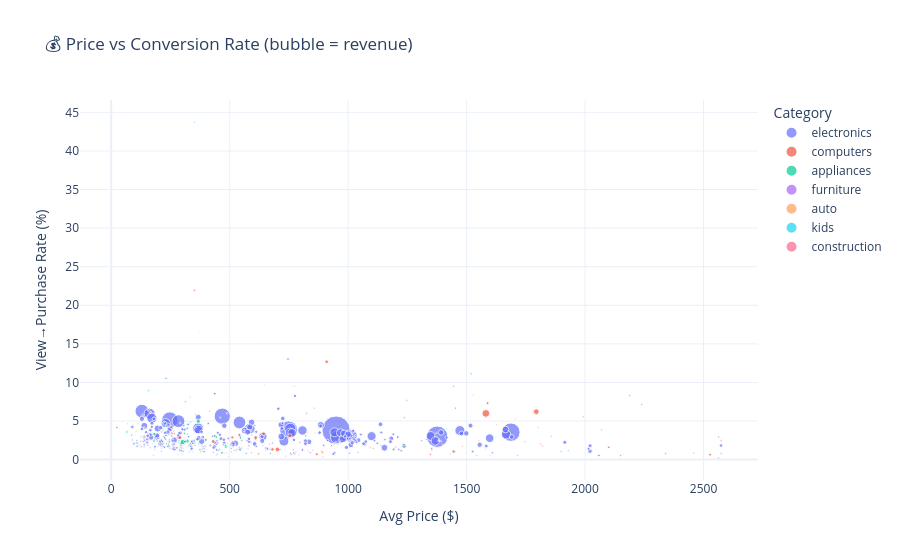

The code cell stored with this chart in its notebook:
### Code cell
# ============================================================
# STEP 3C - Price vs Conversion scatter (product level)
# Business Q: Do cheaper products convert better?
# ============================================================

df_scatter = read_sql("""
    SELECT
        product_id,
        brand,
        category_l1,
        avg_price,
        views,
        purchases,
        total_revenue,
        view_to_purchase_rate
    FROM vw_product_performance
    WHERE views  >= 10
      AND purchases >= 1
      AND category_l1 != 'unknown'
    ORDER BY total_revenue DESC
    LIMIT 500
""")

fig6 = px.scatter(
    df_scatter,
    x       = "avg_price",
    y       = "view_to_purchase_rate",
    size    = "total_revenue",
    color   = "category_l1",
    hover_data = ["brand","purchases","views"],
    title   = "💰 Price vs Conversion Rate (bubble = revenue)",
    labels  = {
        "avg_price"             : "Avg Price ($)",
        "view_to_purchase_rate" : "View→Purchase Rate (%)",
        "category_l1"           : "Category",
    },
    opacity = 0.7,
)
fig6.update_layout(template="plotly_white")
fig6.show()
save_fig(fig6, "06_price_vs_conversion.html")

corr = df_scatter["avg_price"].corr(df_scatter["view_to_purchase_rate"])
print(f"\n🔍 Correlation (price vs conversion): {corr:.3f}")
print("   Negative = cheaper products convert better")
print("   Positive = higher-priced products convert better")
print("   Near 0   = price alone doesn't explain conversion")

### Figure 1 — Plotly figure (JSON) as saved in the notebook; plotly's stock layout.template omitted (floating-point values rounded to 4 significant figures; data arrays with more than 128 entries replaced by an {"elided": "..."} marker saying what was removed)
{"data": [{"customdata": {"elided": "346x3 mixed values"}, "hovertemplate": "Category=electronics<br>Avg Price ($)=%{x}<br>View→Purchase Rate (%)=%{y}<br>total_revenue=%{marker.size}<br>brand=%{customdata[0]}<br>purchases=%{customdata[1]}<br>views=%{customdata[2]}<extra></extra>", "legendgroup": "electronics", "marker": {"color": "#636efa", "opacity": 0.7, "size": {"elided": "346 float values"}, "sizemode": "area", "sizeref": 1202.0, "symbol": "circle"}, "mode": "markers", "name": "electronics", "orientation": "v", "showlegend": true, "type": "scatter", "x": {"elided": "346 float values"}, "xaxis": "x", "y": {"elided": "346 float values"}, "yaxis": "y"}, {"customdata": {"elided": "65x3 mixed values"}, "hovertemplate": "Category=computers<br>Avg Price ($)=%{x}<br>View→Purchase Rate (%)=%{y}<br>total_revenue=%{marker.size}<br>brand=%{customdata[0]}<br>purchases=%{customdata[1]}<br>views=%{customdata[2]}<extra></extra>", "legendgroup": "computers", "marker": {"color": "#EF553B", "opacity": 0.7, "size": [36410.0, 19830.0, 13830.0, 10650.0, 9722.0, 9035.0, 8838.0, 8749.0, 8101.0, 7460.0, 7220.0, 7075.0, 6171.0, 5405.0, 5234.0, 5050.0, 4993.0, 4300.0, 4250.0, 3301.0, 3183.0, 3086.0, 2888.0, 2841.0, 2701.0, 2700.0, 2683.0, 2677.0, 2574.0, 2499.0, 2488.0, 2471.0, 2436.0, 2395.0, 2342.0, 2188.0, 2162.0, 2146.0, 2101.0, 2100.0, 2072.0, 2033.0, 2008.0, 1992.0, 1920.0, 1836.0, 1776.0, 1775.0, 1750.0, 1742.0, 1715.0, 1707.0, 1699.0, 1698.0, 1613.0, 1583.0, 1575.0, 1544.0, 1544.0, 1479.0, 1473.0, 1441.0, 1431.0, 1429.0, 1384.0], "sizemode": "area", "sizeref": 1202.0, "symbol": "circle"}, "mode": "markers", "name": "computers", "orientation": "v", "showlegend": true, "type": "scatter", "x": [1581.0, 1794.0, 701.2, 754.0, 289.9, 609.7, 642.9, 430.3, 909.4, 680.5, 1445.0, 253.9, 511.1, 540.5, 867.4, 1588.0, 2528.0, 256.7, 2100.0, 255.7, 350.6, 622.4, 1446.0, 1453.0, 1347.0, 891.4, 929.6, 1353.0, 2574.0, 353.4, 224.6, 2459.0, 267.1, 292.9, 2340.0, 2239.0, 2149.0, 511.9, 1106.0, 337.3, 1092.0, 506.7, 668.0, 1992.0, 1811.0, 269.6, 592.0, 1820.0, 892.7, 860.9, 857.3, 1706.0, 850.1, 827.5, 1627.0, 1580.0, 520.3, 1550.0, 1399.0, 489.1, 1482.0, 1454.0, 1431.0, 476.7, 1384.0], "xaxis": "x", "y": [5.99, 6.21, 1.32, 3.09, 2.86, 2.86, 3.35, 2.36, 12.68, 1.33, 1.05, 4.2, 2.88, 3.21, 0.7, 7.32, 0.63, 3.43, 1.6, 3.07, 21.95, 0.75, 9.52, 6.67, 0.68, 0.92, 1.79, 1.45, 2.5, 1.85, 1.58, 0.85, 3.36, 1.6, 0.78, 7.14, 0.54, 2.37, 1.46, 1.91, 1.57, 1.0, 2.01, 5.56, 2.04, 1.53, 2.17, 1.75, 0.36, 3.45, 6.67, 5.26, 1.24, 3.57, 4.55, 1.37, 1.17, 2.5, 1.92, 6.0, 1.72, 0.95, 0.77, 0.82, 2.56], "yaxis": "y"}, {"customdata": {"elided": "71x3 mixed values"}, "hovertemplate": "Category=appliances<br>Avg Price ($)=%{x}<br>View→Purchase Rate (%)=%{y}<br>total_revenue=%{marker.size}<br>brand=%{customdata[0]}<br>purchases=%{customdata[1]}<br>views=%{customdata[2]}<extra></extra>", "legendgroup": "appliances", "marker": {"color": "#00cc96", "opacity": 0.7, "size": [17130.0, 11370.0, 9632.0, 7244.0, 6968.0, 6324.0, 5984.0, 5667.0, 5228.0, 4833.0, 4664.0, 4331.0, 4155.0, 4057.0, 4010.0, 3827.0, 3811.0, 3787.0, 3412.0, 3282.0, 3037.0, 3010.0, 2797.0, 2691.0, 2674.0, 2649.0, 2621.0, 2619.0, 2574.0, 2571.0, 2570.0, 2322.0, 2186.0, 2163.0, 2150.0, 2125.0, 2095.0, 2011.0, 1968.0, 1946.0, 1917.0, 1836.0, 1806.0, 1776.0, 1720.0, 1698.0, 1694.0, 1691.0, 1673.0, 1668.0, 1615.0, 1576.0, 1575.0, 1556.0, 1544.0, 1544.0, 1544.0, 1541.0, 1504.0, 1464.0, 1454.0, 1444.0, 1440.0, 1421.0, 1416.0, 1389.0, 1382.0, 1381.0, 1379.0, 1376.0, 1368.0], "sizemode": "area", "sizeref": 1202.0, "symbol": "circle"}, "mode": "markers", "name": "appliances", "orientation": "v", "showlegend": true, "type": "scatter", "x": [301.8, 367.3, 321.2, 484.0, 182.1, 312.1, 398.9, 443.0, 436.8, 1235.0, 466.8, 545.3, 320.6, 66.48, 391.8, 225.8, 180.0, 234.6, 309.3, 820.8, 1519.0, 374.1, 351.9, 333.5, 334.5, 531.1, 241.7, 296.3, 321.7, 135.5, 312.5, 458.4, 445.4, 157.7, 105.8, 221.9, 352.8, 526.7, 489.0, 482.7, 381.8, 263.9, 113.2, 255.6, 219.0, 283.0, 213.0, 211.8, 420.3, 332.6, 547.0, 68.96, 1624.0, 305.8, 1527.0, 754.4, 514.7, 385.6, 124.3, 291.7, 302.3, 369.3, 207.6, 238.3, 1416.0, 697.9, 459.7, 91.09, 105.0, 343.9, 172.6], "xaxis": "x", "y": [2.28, 4.98, 2.4, 1.71, 3.31, 2.34, 2.56, 2.93, 3.08, 1.95, 0.88, 2.8, 4.06, 3.58, 1.04, 2.83, 2.41, 4.37, 3.4, 3.08, 11.11, 1.32, 2.51, 4.88, 2.07, 1.35, 2.01, 1.51, 3.32, 2.35, 7.48, 1.27, 0.62, 8.92, 2.18, 4.84, 2.3, 1.21, 0.86, 1.83, 2.84, 3.68, 4.66, 1.79, 3.88, 2.25, 2.14, 1.5, 1.8, 8.06, 1.19, 4.65, 2.94, 1.47, 8.33, 2.53, 1.6, 1.33, 2.36, 4.76, 1.9, 1.73, 1.86, 2.27, 4.0, 1.01, 5.45, 4.5, 3.63, 0.96, 2.02], "yaxis": "y"}, {"customdata": [["unknown", 3, 122], ["unknown", 3, 50], ["unknown", 5, 419], ["unknown", 3, 332], ["unknown", 4, 563], ["unknown", 1, 43], ["rals", 2, 303]], "hovertemplate": "Category=furniture<br>Avg Price ($)=%{x}<br>View→Purchase Rate (%)=%{y}<br>total_revenue=%{marker.size}<br>brand=%{customdata[0]}<br>purchases=%{customdata[1]}<br>views=%{customdata[2]}<extra></extra>", "legendgroup": "furniture", "marker": {"color": "#ab63fa", "opacity": 0.7, "size": [2887.0, 2293.0, 2238.0, 1775.0, 1749.0, 1745.0, 1548.0], "sizemode": "area", "sizeref": 1202.0, "symbol": "circle"}, "mode": "markers", "name": "furniture", "orientation": "v", "showlegend": true, "type": "scatter", "x": [962.4, 824.3, 451.3, 591.5, 448.2, 1745.0, 774.0], "xaxis": "x", "y": [2.46, 6.0, 1.19, 0.9, 0.71, 2.33, 0.66], "yaxis": "y"}, {"customdata": [["sho-me", 19, 659], ["starline", 21, 1099], ["neoline", 15, 245], ["t-max", 3, 31], ["starline", 13, 312], ["pioneer", 11, 487]], "hovertemplate": "Category=auto<br>Avg Price ($)=%{x}<br>View→Purchase Rate (%)=%{y}<br>total_revenue=%{marker.size}<br>brand=%{customdata[0]}<br>purchases=%{customdata[1]}<br>views=%{customdata[2]}<extra></extra>", "legendgroup": "auto", "marker": {"color": "#FFA15A", "opacity": 0.7, "size": [2688.0, 2571.0, 2469.0, 1937.0, 1818.0, 1428.0], "sizemode": "area", "sizeref": 1202.0, "symbol": "circle"}, "mode": "markers", "name": "auto", "orientation": "v", "showlegend": true, "type": "scatter", "x": [141.7, 122.2, 166.4, 645.8, 139.2, 129.9], "xaxis": "x", "y": [2.88, 1.91, 6.12, 9.68, 4.17, 2.26], "yaxis": "y"}, {"customdata": [["bumbleride", 7, 16], ["cybex", 1, 87], ["hartan", 1, 24], ["cybex", 4, 24]], "hovertemplate": "Category=kids<br>Avg Price ($)=%{x}<br>View→Purchase Rate (%)=%{y}<br>total_revenue=%{marker.size}<br>brand=%{customdata[0]}<br>purchases=%{customdata[1]}<br>views=%{customdata[2]}<extra></extra>", "legendgroup": "kids", "marker": {"color": "#19d3f3", "opacity": 0.7, "size": [2437.0, 1956.0, 1802.0, 1493.0], "sizemode": "area", "sizeref": 1202.0, "symbol": "circle"}, "mode": "markers", "name": "kids", "orientation": "v", "showlegend": true, "type": "scatter", "x": [352.4, 1930.0, 1802.0, 373.2], "xaxis": "x", "y": [43.75, 1.15, 4.17, 16.67], "yaxis": "y"}, {"customdata": [["festool", 2, 21]], "hovertemplate": "Category=construction<br>Avg Price ($)=%{x}<br>View→Purchase Rate (%)=%{y}<br>total_revenue=%{marker.size}<br>brand=%{customdata[0]}<br>purchases=%{customdata[1]}<br>views=%{customdata[2]}<extra></extra>", "legendgroup": "construction", "marker": {"color": "#FF6692", "opacity": 0.7, "size": [1544.0], "sizemode": "area", "sizeref": 1202.0, "symbol": "circle"}, "mode": "markers", "name": "construction", "orientation": "v", "showlegend": true, "type": "scatter", "x": [772.2], "xaxis": "x", "y": [9.52], "yaxis": "y"}], "layout": {"legend": {"itemsizing": "constant", "title": {"text": "Category"}, "tracegroupgap": 0}, "title": {"text": "💰 Price vs Conversion Rate (bubble = revenue)"}, "xaxis": {"anchor": "y", "domain": [0, 1], "title": {"text": "Avg Price ($)"}}, "yaxis": {"anchor": "x", "domain": [0, 1], "title": {"text": "View→Purchase Rate (%)"}}}}
